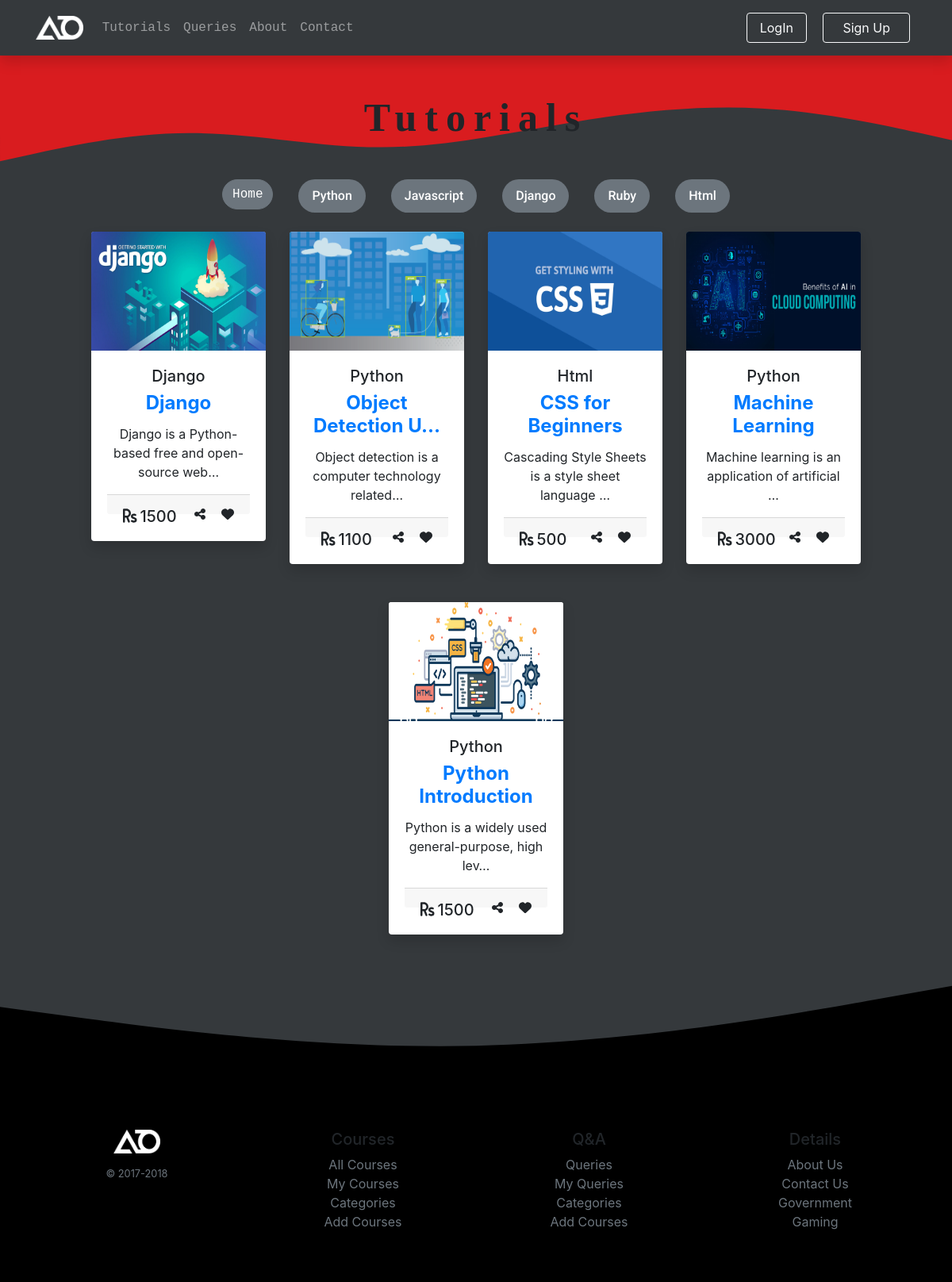
The app's page /tutorials/ with its own data.
### services/models.py (models this page shows, shortened)
class Category(models.Model):
    name = models.CharField(max_length=200,primary_key=True)
    icon = models.ImageField(upload_to='services/images',default="")
    desc = models.TextField(default=" ")
    def __str__(self):
        return self.name

class Tutorial(models.Model):
    title = models.CharField(max_length=100,primary_key=True)
    desc =  models.TextField()
    author = models.ForeignKey(User, on_delete=models.CASCADE)
    catego = models.ForeignKey(Category, on_delete=models.CASCADE)
    videofile= models.FileField(upload_to='services/videos',null=True)
    imagefile = models.ImageField(upload_to='services/images',default="")
    price = models.IntegerField()
    timestamp = models.DateTimeField(default=timezone.now)
    approval = models.NullBooleanField()

### services/views.py (the view)
# urls.py: path('tutorials/', views.alltutorials, name='alltutorials'),
def alltutorials(request):
    categories = Category.objects.all()
    tutorial = Tutorial.objects.filter(approval=True).order_by('-timestamp')
    context={
        'categories' :categories,
        'tutorial' : tutorial
    }
    return render(request, 'services/alltutorials.html',context)

### templates/services/alltutorials.html (shortened to what this page needs)
{% extends 'services/base.html' %}
{% load static %}
{% block body %}
<section id="tutorial" class="">
    <div class="container px-3 py-3 pt-md-5 pb-md-4 mx-auto text-left" style="position: relative; z-index: 20;">
        <h2 class="tutotitle px-3 text-center">Tutorials</h2>
        <ul class="nav nav-pills mt-5 justify-content-center navigation" id="pills-tab" role="tablist">
            <li class="nav-item">
                <a class="btn btn-secondary rounded-pill mx-3" id="pills-home-tab" href="{% url 'alltutorials' %}"
                    aria-controls="pills-home">Home</a>
            </li>
            {% for i in categories %}
            <li class="nav-item mx-3 ">
                <a class="nav-link text-white rounded-pill btn btn-block title2 bg-secondary " href="{% url 'tfilter' i.name %}">{{i.name}}</a>
            </li>
            {% endfor %}
        </ul>
    </div>
    <div class="container col-10">
        <div class="row justify-content-center align-content-center">
            {% for i in tutorial %}
            <div class="col-lg-3 col-md-4 col-sm-5">
                <div class="card mb-5 border-0 rounded shadow" style="background-color: #ffffff;">
                    <div class="overlay">
                        <img class="card-img-top img-fluid" src="/media/{{i.imagefile}}" alt="" style="height:150px;">
                    </div>
                    <div class="card-body text-center">
                        <h5>{{i.catego}}</h5>
                        <h4 class="card-title"><strong><a class="stretched-link" style="text-decoration:none;"
                                    href="{% url 'tutorial_details' title=i.title %}">{{i.title | truncatechars:19}}</a></strong>
                        </h4>
                        <p class="card-text">{{i.desc| truncatechars:50}}</p>
                        <div class="card-footer">
                            <h5 class="float-left mb-0"><i class="fa fa-rupee-sign mr-1 pt-1"
                                    aria-hidden="true"></i>{{i.price}}</h5>
                            <span class="float-right">
                                <a data-toggle="tooltip" data-placement="top" title="Share"><i
                                        class="fas fa-share-alt mr-3"></i></a>
                                <a class="active" data-toggle="tooltip" data-placement="top"
                                    title="Added to Wishlist"><i class="fas fa-heart"></i></a>
                            </span>
                        </div>
                    </div>
                </div>
            </div>
            {% endfor %}
        </div>
    </div>
</section>
{% endblock body %}

### templates/services/base.html (shortened to what this page needs)
{% load static %}
{% load crispy_forms_tags %}
<html lang="en">
<head>
    <link rel="stylesheet" href="{% static 'services/css/bootstrap.min.css' %}" class="rel">
    <link rel="stylesheet" href="{% static 'services/css/styles.css' %}" class="rel">
    <link rel="stylesheet" href="{% static 'services/css/swiper-bundle.css' %}">
    <link rel="stylesheet" href="{% static 'services/css/swiper-bundle.min.css' %}">
</head>
<body>
    <header>
        <nav class="navbar navbar-expand-lg navbar-dark shadow">
            <div class="container">
                <div class="collapse navbar-collapse text-center" id="navbarTogglerDemo01">
                    <a class="navbar-brand" href="{% url 'index' %}"><img src="{% static 'services/img/2.png'%}"></a>
                    <ul class="navbar-nav mr-auto mt-2 mt-lg-0">
                        <li class="nav-item">
                            <a class="nav-link" href="{% url 'alltutorials' %}">Tutorials</a>
                        </li>
                        <li class="nav-item">
                            <a class="nav-link" href="{% url 'queries' %}">Queries</a>
                        </li>
                        <li class="nav-item">
                            <a class="nav-link" type="button"  data-toggle="modal" data-target="#about">About</a>
                        </li>
                        <li class="nav-item">
                            <a class="nav-link" href="{% url 'contact' %}">Contact</a>
                        </li>
                    </ul>
                    <div>
                        {% if user.is_authenticated %}
                        <ul class="navbar-nav ml-auto">
                            <li class="nav-item nav-link dropdown no-arrow" style="margin-top: 10px;">
                                <h6 class="text-white">Welcome!</h6>
                            </li>
                            <li class="nav-item dropdown">
                                <a class="nav-link dropdown-toggle" href="#" id="userDropdown" role="button"
                                    data-toggle="dropdown" aria-haspopup="true" aria-expanded="false">
                                    <h6 class="mr-2 d-none d-lg-inline text-white">{{user.first_name}}</h6>
                                    {% for i in profile %}
                                    <img class="img-profile rounded-circle img-fluid"
                                        src="/media/{{i.image}}">
                                    {% endfor %}
                                </a>
                                <div class="dropdown-menu dropdown-menu-right shadow animated--grow-in"
                                    aria-labelledby="userDropdown">
                                    <a class="dropdown-item" href="{% url 'profilee'%}">
                                        <i class="fas fa-user fa-sm fa-fw mr-2 text-gray-400"></i>
                                        Profile
                                    </a>
                                    <a class="dropdown-item" href="{% url 'mycourse'%}">
                                        <i class="fab fa-youtube fa-sm fa-fw mr-2 text-gray-400"></i>
                                        My Tutorials
                                    </a>
                                    <a class="dropdown-item" href="{% url 'addtutorial'%}">
                                        <i class="fa fa-plus-square fa-sm fa-fw mr-2 text-gray-400"></i>
                                        Add Tutorial
                                    </a>
                                    <div class="dropdown-divider"></div>
                                    <a class="dropdown-item" href="{% url 'account_logout'%}">
                                        <i class="fas fa-sign-out-alt fa-sm fa-fw mr-2 text-gray-400"></i>
                                        Logout
                                    </a>
                                </div>
                            </li>
                        </ul>
                        {% else %}
                        <a class="btn btn-outline-light m-2 px-3 my-sm-0" type="button"
                            href="{% url 'account_login'%}">LogIn</a>
                        <a class="btn btn-outline-light m-2 px-4 my-sm-0" type="button"
                            href="{% url 'account_signup'%}">Sign Up</a>
                        {% endif %}
                    </div>
                </div>
            </div>
        </nav>
    </header>
    {% block body %}
    {% endblock body%}
    <svg xmlns="http://www.w3.org/2000/svg" viewBox="0 0 1440 180"
        style="position: relative; transform: rotate(180deg);">
        <path fill="#000000" fill-opacity="1"
            d="M0,160L120,138.7C240,117,480,75,720,69.3C960,64,1200,96,1320,112L1440,128L1440,0L1320,0C1200,0,960,0,720,0C480,0,240,0,120,0L0,0Z">
        </path>
    </svg>
    <footer class="">
        <div class="container py-5">
            <div class="row text-center">
                <div class="col-6 col-md">
                    <img class="img-fluid footer-img" src="{% static 'services/img/2.png'%}">
                    <small class="d-block mb-3 text-muted mt-3">© 2017-2018</small>
                </div>
                <div class="col-6 col-md">
                    <h5>Courses</h5>
                    <ul class="list-unstyled text-small">
                        <li><a class="text-muted" href="#">All Courses</a></li>
                        <li><a class="text-muted" href="#">My Courses</a></li>
                        <li><a class="text-muted" href="#">Categories</a></li>
                        <li><a class="text-muted" href="#">Add Courses</a></li>
                    </ul>
                </div>
                <div class="col-6 col-md">
                    <h5>Q&A</h5>
                    <ul class="list-unstyled text-small">
                        <li><a class="text-muted" href="#">Queries</a></li>
                        <li><a class="text-muted" href="#">My Queries</a></li>
                        <li><a class="text-muted" href="#">Categories</a></li>
                        <li><a class="text-muted" href="#">Add Courses</a></li>
                    </ul>
                </div>
                <div class="col-6 col-md">
                    <h5>Details</h5>
                    <ul class="list-unstyled text-small">
                        <li><a class="text-muted" href="#">About Us</a></li>
                        <li><a class="text-muted" href="#">Contact Us</a></li>
                        <li><a class="text-muted" href="#">Government</a></li>
                        <li><a class="text-muted" href="#">Gaming</a></li>
                    </ul>
                </div>
            </div>
        </div>
    </footer>
</body>
</html>

### services/static/services/css/styles.css (style rules this page uses)
body { background-color:#161a1ddc; }
.nav-item { font-family: 'Courier New', Courier, monospace; }
.title2 { font-family: 'Roboto', sans-serif; font-weight: 500; }
header { position: sticky; top: 0; left: 0; width: 100%; z-index: 1000; transition: 0.5s; }
header nav { height: 70px; }
.navbar-brand img { height: 30px; }
.tutotitle { font-size: 50px; font-weight: 700; font-family: serif; letter-spacing: 10px; }
#tutorial .card { box-shadow: 0 4px 8px 0 rgba(0, 0, 0, 0.596), 0 6px 20px 0 rgba(0, 0, 0, 0.19); border: none; }
footer { background-color: black; }
.footer-img { height: 30px; }

### records on screen
Category: name "Python"
Category: name "Javascript"
Category: name "Django"
Category: name "Ruby"
Category: name "Html"
Tutorial: imagefile (picture), catego "Django", title "Django", desc "Django is a Python-based free and open-source web…", price "1500"
Tutorial: imagefile (picture), catego "Python", title "Object Detection U…", desc "Object detection is a computer technology related…", price "1100"
Tutorial: imagefile (picture), catego "Html", title "CSS for Beginners", desc "Cascading Style Sheets is a style sheet language …", price "500"
Tutorial: imagefile (picture), catego "Python", title "Machine Learning", desc "Machine learning is an application of artificial …", price "3000"
Tutorial: imagefile (picture), catego "Python", title "Python Introduction", desc "Python is a widely used general-purpose, high lev…", price "1500"
